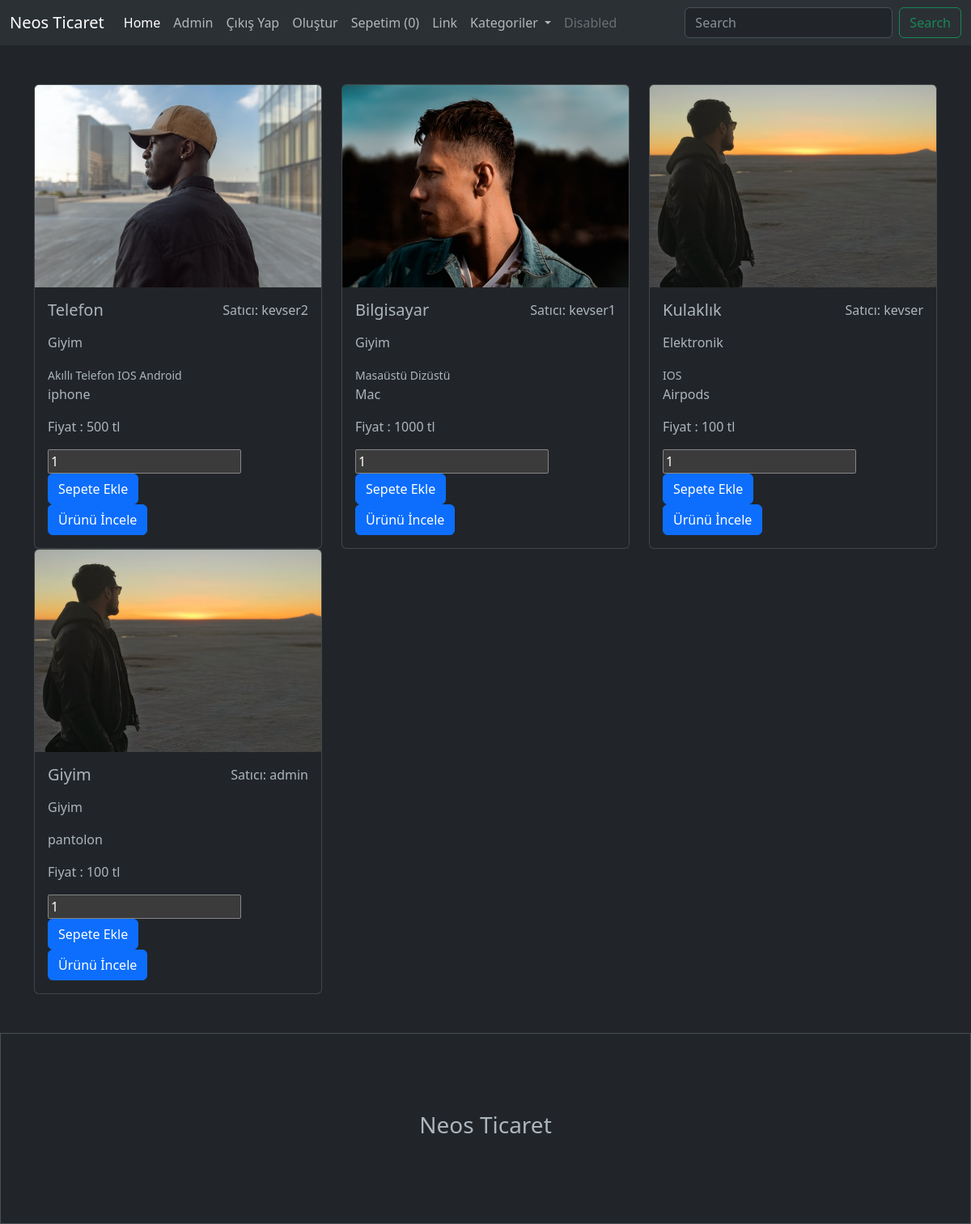
The app's page / (signed in) with its own data.
### urunler/models.py (models this page shows, shortened)
class Urun(models.Model):
    satici=models.ForeignKey(User, on_delete=models.CASCADE, null=True)
    kategori=models.ForeignKey(Kategori, on_delete=models.SET_NULL, null=True)
    altkategori=models.ManyToManyField(AltKategori)
    seriNo=models.OneToOneField(Tek, on_delete=models.CASCADE, null=True, blank=True)
    isim= models.CharField(max_length=100)
    aciklama = models.TextField(max_length=100)
    fiyat  = models.IntegerField()
    resim = models.FileField(upload_to = 'urunler/')

class Kategori(models.Model):
    isim=models.CharField(max_length=100)

class AltKategori(models.Model):
    isim=models.CharField(max_length=100)

### urunler/views.py (the view, shortened to what this page needs)
# urls.py: path('', index, name='index'),
def index(request):
    urunler = Urun.objects.all()
    kategoriler =Kategori.objects.all()
    search=''
    context= {
        'product': urunler,
        'search': search,
        'kategoriler':kategoriler
    }
    return render(request, 'index.html',context)

### urunler/context_processors.py (called while the page is built)
def get_len_sepets (request):
    if request.user.is_authenticated:
        uzun = Sepet.objects.filter(user=request.user, odendiMi =False).count()
    else:
        uzun=0
    return {'uzun':uzun}

def get_categories(request):
    kategoriler =Kategori.objects.all()
    return {'kategoriler': kategoriler}

### urunler/templates/index.html (shortened to what this page needs)
<!DOCTYPE html>
<html lang="en">
<head>
    <link href="https://cdn.jsdelivr.net/npm/bootstrap@5.3.0-alpha1/dist/css/bootstrap.min.css" rel="stylesheet"></head>
<body data-bs-theme="dark">
    {% include "includes/_navbar.html" %}
    {% block content %}
    <div class="container mt-5">
      <div class="row">
        {% if product|length > 0 %}
        {% for urun in product %}
        <div class="col-4">
          <div class="card">
            <img class="card-img-top" src="{{urun.resim.url}}" height="250" alt="Card image cap">
            <div class="card-body">
              <div class="d-flex justify-content-between">
                <h5 class="card-title">{{urun.isim}}</h5>
                <p>Satıcı: {{urun.satici.username}} </p>
              </div>
              <p> {{urun.kategori.isim}} </p>
              {% for alt in urun.altkategori.all  %}
                  <small> {{alt.isim}} </small>
              {% endfor %}
              <p class="card-text">{{urun.aciklama}}</p>
              <p>Fiyat : {{urun.fiyat}} tl </p>
              <form action="" method="POST">
                <input type="number" name="adet" value="1" id="">
                <input type="submit" value="Sepete Ekle" name="Sepete Ekle" class="btn btn-primary">
              </form>
              <a href="{% url 'urun' urun.id %}" class="btn btn-primary">Ürünü İncele</a>
            </div>
          </div>
        </div>
        {% endfor %}
        {% else %}
        <h1>Eşleşen üsün bulunmamaktadır</h1>
        {% endif %}
      </div>
    </div>
    {% endblock content %}
    {% include "includes/_footer.html" %}
</body>
</html>

### urunler/templates/includes/_navbar.html (shortened to what this page needs)
  <nav class="navbar navbar-expand-lg bg-body-tertiary">
    <div class="container-fluid">
      <a class="navbar-brand" href="/">Neos Ticaret</a>
      <div class="collapse navbar-collapse" id="navbarSupportedContent">
        <ul class="navbar-nav me-auto mb-2 mb-lg-0">
          <li class="nav-item">
            <a class="nav-link active" aria-current="page" href="#">Home</a>
            {% if user.is_authenticated %}
                 <li class="nav-item">
                    <a class="nav-link text-capitalize" href="#"> {{request.user}} </a>
                 </li>
                 <li class="nav-item">
                     <a class="nav-link" href="/cikis/"> Çıkış Yap</a>
                  </li>
                  <li class="nav-item">
                       <a class="nav-link" href="/olustur/"> Oluştur</a>
                  </li>
                  <li class="nav-item">
                    <a class="nav-link" href="/sepet/"> Sepetim ({{uzun}}) </a>
               </li>
            {% endif %}
          </li>
          <li class="nav-item">
            <a class="nav-link" href="#">Link</a>
          </li>
          <li class="nav-item dropdown">
            <a class="nav-link dropdown-toggle" href="#" role="button" data-bs-toggle="dropdown" aria-expanded="false">
              Kategoriler
            </a>
          </li>
          <li class="nav-item">
            <a class="nav-link disabled">Disabled</a>
          </li>
        </ul>
        <form class="d-flex" action="/" role="search" method="GET">
          <input class="form-control me-2" type="search" name="search" value="{{search}}" placeholder="Search" aria-label="Search">
          <button class="btn btn-outline-success" type="submit">Search</button>
        </form>
      </div>
    </div>
      </nav>

### records on screen
Urun: resim (picture), isim "Telefon", satici.username "kevser2", kategori.isim "Giyim", aciklama "iphone", fiyat "500"
AltKategori: isim "Akıllı Telefon"
AltKategori: isim "IOS"
AltKategori: isim "Android"
Urun: resim (picture), isim "Bilgisayar", satici.username "kevser1", kategori.isim "Giyim", aciklama "Mac", fiyat "1000"
AltKategori: isim "Masaüstü"
AltKategori: isim "Dizüstü"
Urun: resim (picture), isim "Kulaklık", satici.username "kevser", kategori.isim "Elektronik", aciklama "Airpods", fiyat "100"
Urun: resim (picture), isim "Giyim", satici.username "admin", kategori.isim "Giyim", aciklama "pantolon", fiyat "100"

### other values on screen
{{ request.user }} "Admin"
{{ uzun }} "0"
